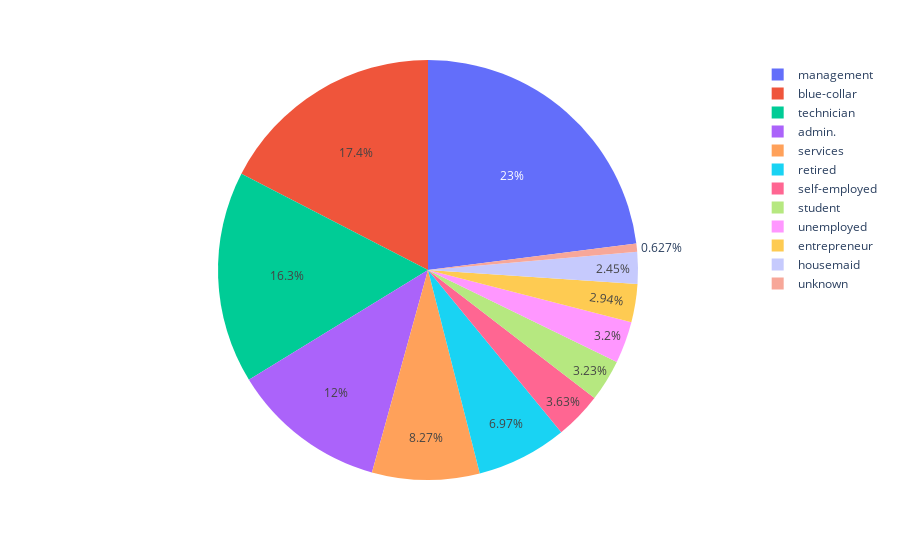

This figure's notebook cell:
### Code cell
fig = px.pie(values = repartEmploi.values(),
             names = repartEmploi.keys())

fig.show()

### Figure 1 — Plotly figure (JSON) as saved in the notebook; plotly's stock layout.template omitted (floating-point values rounded to 4 significant figures)
{"data": [{"domain": {"x": [0, 1], "y": [0, 1]}, "hovertemplate": "label=%{label}<br>value=%{value}<extra></extra>", "labels": ["admin.", "technician", "services", "management", "retired", "blue-collar", "unemployed", "entrepreneur", "housemaid", "unknown", "self-employed", "student"], "legendgroup": "", "name": "", "showlegend": true, "type": "pie", "values": [1334, 1823, 923, 2566, 778, 1944, 357, 328, 274, 70, 405, 360]}], "layout": {"legend": {"tracegroupgap": 0}, "margin": {"t": 60}}}
